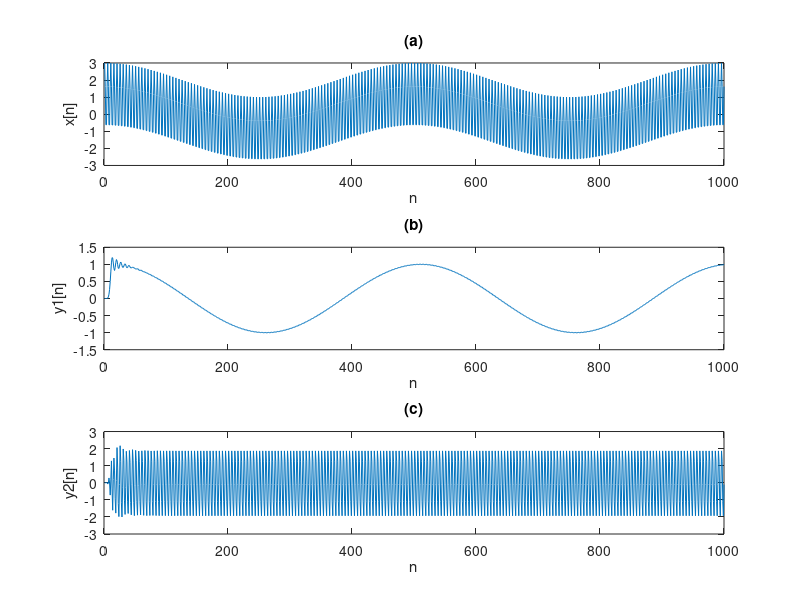

Here is the MATLAB script that generated this plot:
clc;
clear;
close;
T_s = 0.002;
f_1 = 100;
M = 1000;

%a
for a = 1:M
    x(a) = cos(2 * pi * (a - 1) * T_s) + 2 * cos(2 * pi * f_1 * (a - 1) * T_s);
end
n = 1:M;
subplot(3, 1, 1);
plot(n, x);
title("(a)");
xlabel("n");
ylabel("x[n]");

%b
[b1, a1] = butter(16, 0.3)
y1 = filter(b1, a1, x);
subplot(3, 1, 2);
plot(n, y1);
title("(b)");
xlabel("n");
ylabel("y1[n]");

%c
[b2, a2] = butter(16, [0.3, 0.8], "bandpass")
y2 = filter(b2, a2, x);
subplot(3, 1, 3);
plot(n, y2);
title("(c)");
xlabel("n");
ylabel("y2[n]");